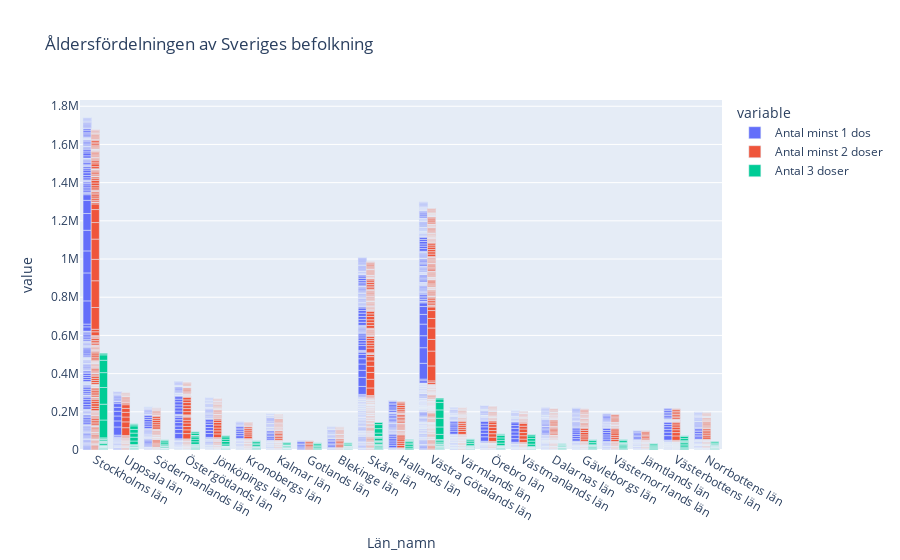

Notebook code cell kept with this figure:
### Markdown cell above
# f) Rita stapeldiagram för andel med minst 1 dos per län, andel två doser per län och andel tre doser per län

### Code cell
fig = px.bar(
    data_frame=df_vaccine,
    
    x= "Län_namn",
    y= ["Antal minst 1 dos","Antal minst 2 doser", "Antal 3 doser"],
   
    labels={"x": "Lån", "y": "Doser"},
    title="Åldersfördelningen av Sveriges befolkning",
    barmode='group'
    
)

fig.show()

### Figure 1 — Plotly figure (JSON) as saved in the notebook; plotly's stock layout.template omitted (floating-point values rounded to 4 significant figures; data arrays with more than 128 entries replaced by an {"elided": "..."} marker saying what was removed)
{"data": [{"alignmentgroup": "True", "hovertemplate": "variable=Antal minst 1 dos<br>Län_namn=%{x}<br>value=%{y}<extra></extra>", "legendgroup": "Antal minst 1 dos", "marker": {"color": "#636efa", "pattern": {"shape": ""}}, "name": "Antal minst 1 dos", "offsetgroup": "Antal minst 1 dos", "orientation": "v", "showlegend": true, "textposition": "auto", "type": "bar", "x": {"elided": "2900 str values"}, "xaxis": "x", "y": {"elided": "2900 int values"}, "yaxis": "y"}, {"alignmentgroup": "True", "hovertemplate": "variable=Antal minst 2 doser<br>Län_namn=%{x}<br>value=%{y}<extra></extra>", "legendgroup": "Antal minst 2 doser", "marker": {"color": "#EF553B", "pattern": {"shape": ""}}, "name": "Antal minst 2 doser", "offsetgroup": "Antal minst 2 doser", "orientation": "v", "showlegend": true, "textposition": "auto", "type": "bar", "x": {"elided": "2900 str values"}, "xaxis": "x", "y": {"elided": "2900 int values"}, "yaxis": "y"}, {"alignmentgroup": "True", "hovertemplate": "variable=Antal 3 doser<br>Län_namn=%{x}<br>value=%{y}<extra></extra>", "legendgroup": "Antal 3 doser", "marker": {"color": "#00cc96", "pattern": {"shape": ""}}, "name": "Antal 3 doser", "offsetgroup": "Antal 3 doser", "orientation": "v", "showlegend": true, "textposition": "auto", "type": "bar", "x": {"elided": "2900 str values"}, "xaxis": "x", "y": {"elided": "2900 int values"}, "yaxis": "y"}], "layout": {"barmode": "group", "legend": {"title": {"text": "variable"}, "tracegroupgap": 0}, "title": {"text": "Åldersfördelningen av Sveriges befolkning"}, "xaxis": {"anchor": "y", "domain": [0, 1], "title": {"text": "Län_namn"}}, "yaxis": {"anchor": "x", "domain": [0, 1], "title": {"text": "value"}}}}
